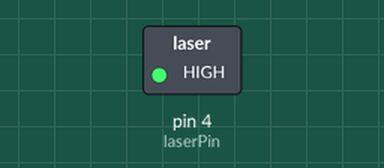
Simulated run of this sketch. Board: Arduino Uno, built with avr-gcc and run on an emulated ATmega328P. On the bench: switched loads named in the sketch (green lamp = pin HIGH).

Above: at 0.1 s.
Timing chart, 0 to 1.6 s (numbered marks = the images above):
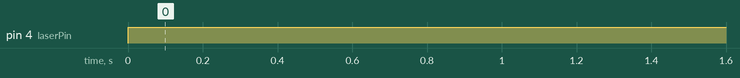

Measured:
- by itself, pin 4 (laserPin): LOW → HIGH at 0.00 s

The sketch:

Laser.ino
```cpp
int laserPin = 4;

void setup() {
  // put your setup code here, to run once:
  pinMode(laserPin, OUTPUT);
}

void loop() {
  // put your main code here, to run repeatedly:
  digitalWrite(laserPin, HIGH);
}
```
